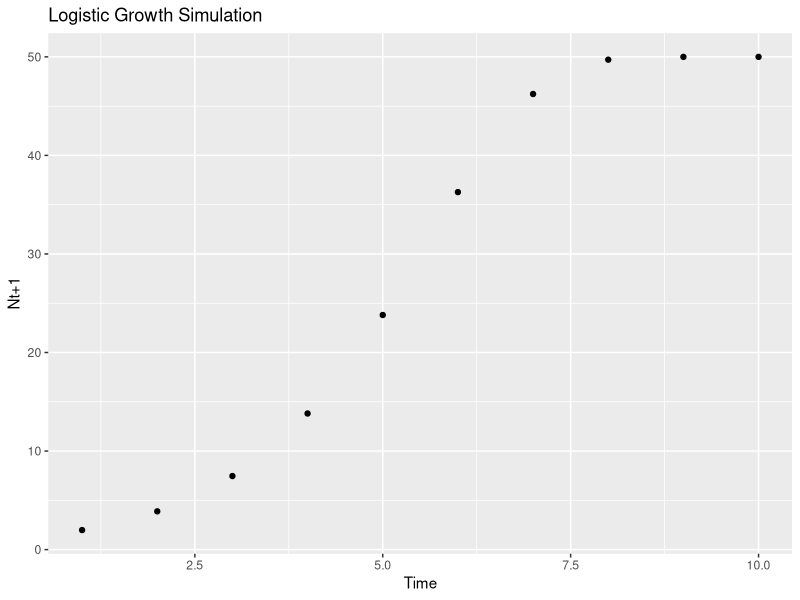

This figure's R source:
# Load necessary libraries
library(tidyverse)
library(ggplot2)
library(cowplot)
library(forcats)
library(dplyr)
set.seed(1234)

# import data file
data <- read.csv("data/logistic.csv")

data_plot <- data %>%
  ggplot(aes(x = t,
             y = Nt.1)) +
  geom_point() +
  xlab("Time") +
  ylab("Nt+1") +
  labs(title = "Logistic Growth Simulation")

data_plot
data
